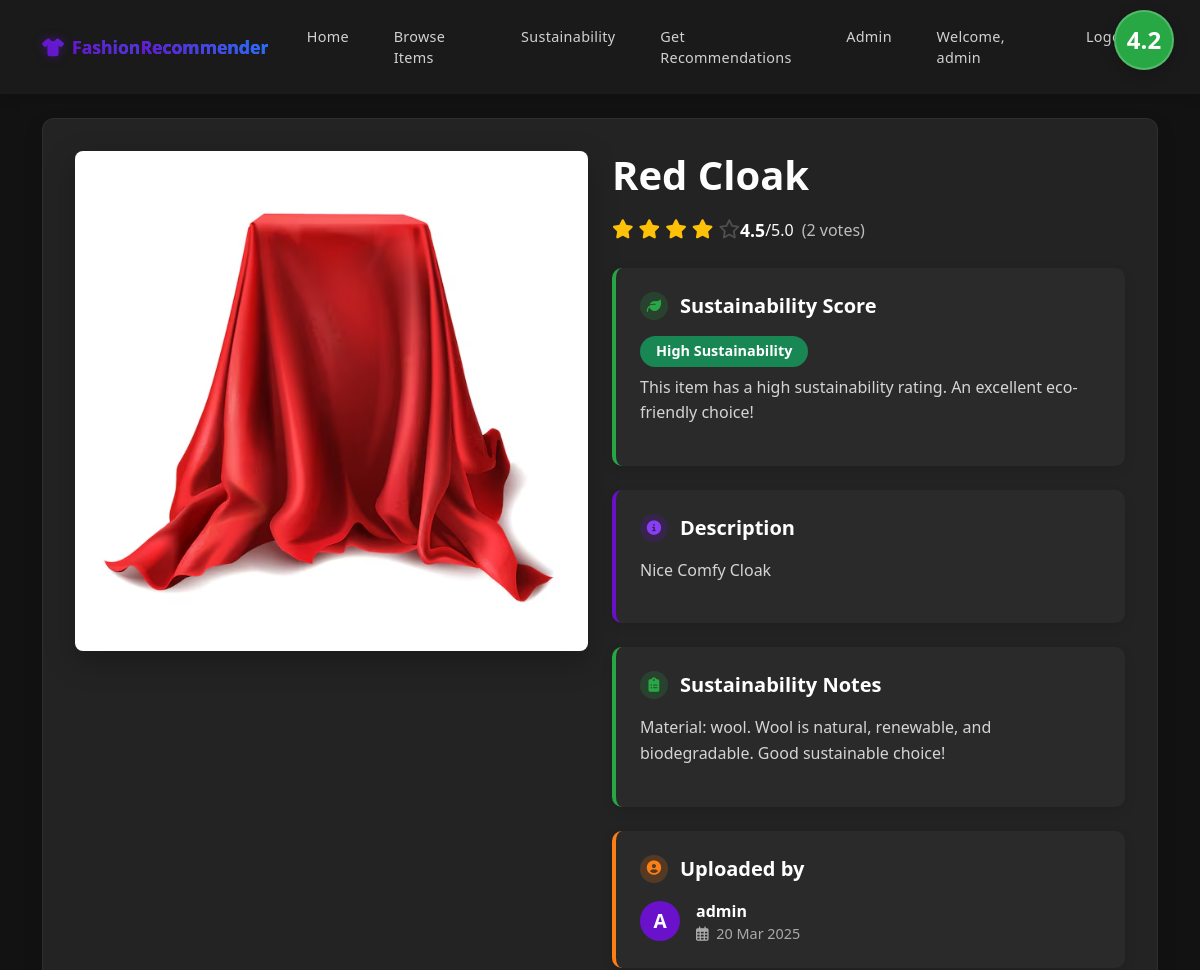
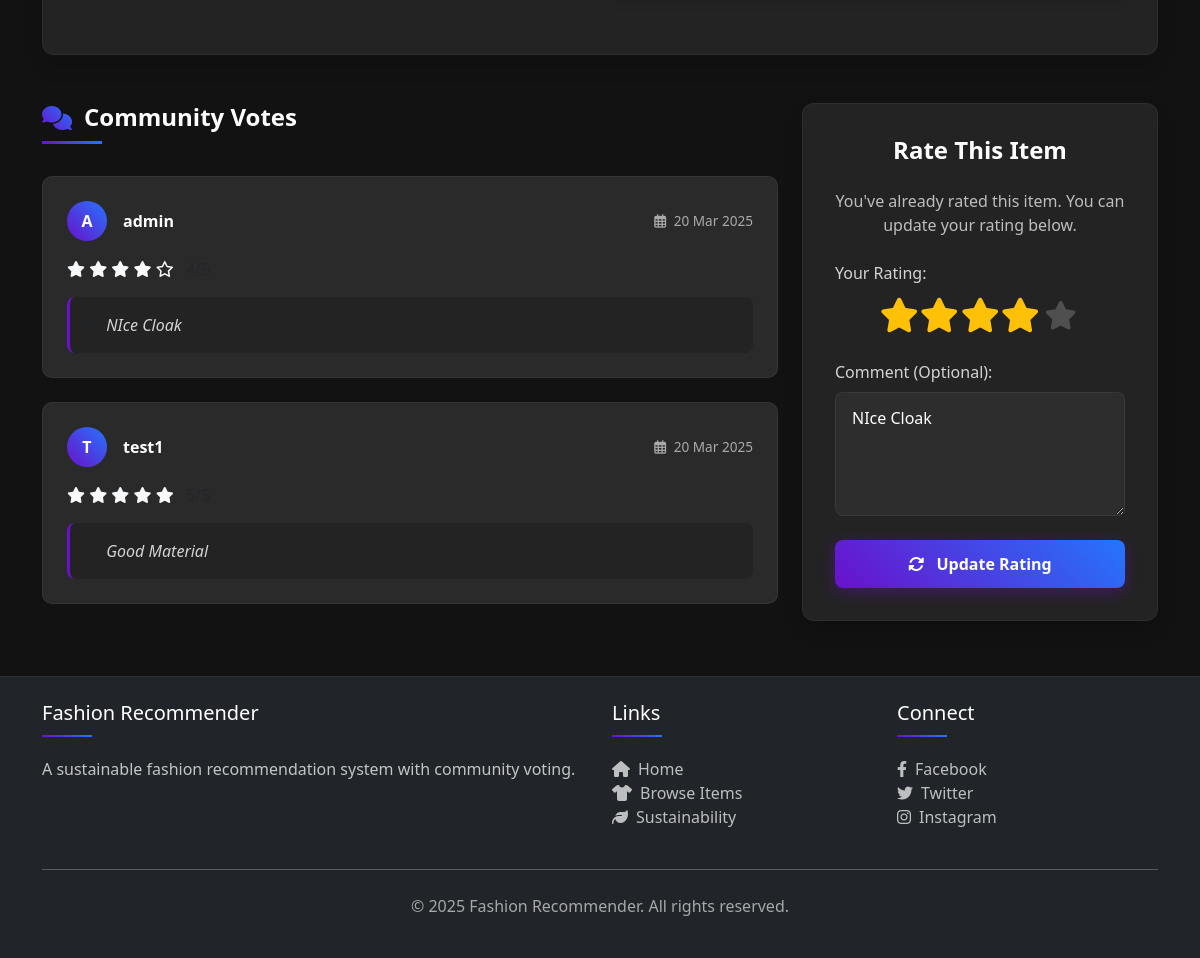
The app's page /item/1 (signed in) with its own data (2 pictures, top to bottom).
### models.py (models this page shows, shortened)
class User(UserMixin, db.Model):
    id = db.Column(db.Integer, primary_key=True)
    username = db.Column(db.String(64), unique=True, nullable=False)
    email = db.Column(db.String(120), unique=True, nullable=False)
    password_hash = db.Column(db.String(128))
    role = db.Column(db.String(20), default=Role.CUSTOMER)  # Default to customer role
    created_at = db.Column(db.DateTime, default=datetime.utcnow)
    items = db.relationship('ClothingItem', backref='owner', lazy='dynamic')
    votes = db.relationship('Vote', backref='voter', lazy='dynamic')
    def is_admin(self):
        return self.role == Role.ADMIN

class ClothingItem(db.Model):
    id = db.Column(db.Integer, primary_key=True)
    name = db.Column(db.String(100), nullable=False)
    description = db.Column(db.Text)
    image_path = db.Column(db.String(255), nullable=False)
    sustainability_score = db.Column(db.Float, default=0.0)
    sustainability_notes = db.Column(db.Text)
    created_at = db.Column(db.DateTime, default=datetime.utcnow)
    user_id = db.Column(db.Integer, db.ForeignKey('user.id'))
    votes = db.relationship('Vote', backref='item', lazy='dynamic')
    def get_vote_score(self):
        votes = self.votes.all()
        if not votes:
            return 0
        return sum(vote.value for vote in votes) / len(votes)

class Vote(db.Model):
    id = db.Column(db.Integer, primary_key=True)
    value = db.Column(db.Integer, nullable=False)  # 1-5 rating
    comment = db.Column(db.Text)
    created_at = db.Column(db.DateTime, default=datetime.utcnow)
    user_id = db.Column(db.Integer, db.ForeignKey('user.id'))
    item_id = db.Column(db.Integer, db.ForeignKey('clothing_item.id'))
    __table_args__ = (
        db.UniqueConstraint('user_id', 'item_id', name='unique_user_item_vote'),
    )
    def __repr__(self):
        return f'<Vote {self.value} by User {self.user_id} for Item {self.item_id}>'

### app_simple.py (the view)
@app.route('/item/<int:item_id>')
def item_details(item_id):
    item = ClothingItem.query.get_or_404(item_id)
    item.image_path = normalize_path(item.image_path)
    user_vote = None
    if current_user.is_authenticated:
        user_vote = Vote.query.filter_by(user_id=current_user.id, item_id=item.id).first()
    return render_template('item_details.html', item=item, user_vote=user_vote)

### templates/item_details.html (shortened to what this page needs)
{% extends "base.html" %}
{% block content %}
<div class="item-details-container">
    <div class="row">
        <div class="col-md-6 mb-4 mb-md-0">
            <div class="item-image-container">
                <img src="{{ url_for('static', filename=item.image_path|normalize_path) }}" alt="{{ item.name }}" class="item-image">
            </div>
        </div>
        <div class="col-md-6">
            <h1 class="item-title">{{ item.name }}</h1>
            <div class="rating-display">
                <div class="rating">
                    {% set score = item.get_vote_score() %}
                    {% for i in range(5) %}
                        {% if i < score|int %}
                        <i class="fas fa-star"></i>
                        {% else %}
                        <i class="far fa-star"></i>
                        {% endif %}
                    {% endfor %}
                </div>
                <span class="vote-score" id="vote-score">{{ score|round(1) }}</span>/5.0
                <span class="vote-count ms-2">(<span id="votes-count">{{ item.votes.count() }}</span> votes)</span>
            </div>
            <div class="info-section sustainability-section">
                <h5 class="section-title"><i class="fas fa-leaf"></i>Sustainability Score</h5>
                <div class="d-flex align-items-center">
                    <div class="sustainability-score score-{{ item.sustainability_score|int }}">
                        {{ item.sustainability_score }}
                    </div>
                    <div>
                        {% if item.sustainability_score < 2.5 %}
                        <span class="badge bg-danger sustainability-badge">Low Sustainability</span>
                        <p class="section-content mt-2">This item has a low sustainability rating. Consider choosing alternatives with higher scores.</p>
                        {% elif item.sustainability_score < 3.5 %}
                        <span class="badge bg-warning text-dark sustainability-badge">Medium Sustainability</span>
                        <p class="section-content mt-2">This item has a moderate sustainability rating. There's room for improvement.</p>
                        {% else %}
                        <span class="badge bg-success sustainability-badge">High Sustainability</span>
                        <p class="section-content mt-2">This item has a high sustainability rating. An excellent eco-friendly choice!</p>
                        {% endif %}
                    </div>
                </div>
            </div>
            {% if item.description %}
            <div class="info-section description-section">
                <h5 class="section-title"><i class="fas fa-info-circle"></i>Description</h5>
                <p class="section-content">{{ item.description }}</p>
            </div>
            {% endif %}
            {% if item.sustainability_notes %}
            <div class="info-section sustainability-section">
                <h5 class="section-title"><i class="fas fa-clipboard-list"></i>Sustainability Notes</h5>
                <p class="section-content">{{ item.sustainability_notes }}</p>
            </div>
            {% endif %}
            <div class="info-section uploader-section">
                <h5 class="section-title"><i class="fas fa-user-circle"></i>Uploaded by</h5>
                <div class="uploader-info">
                    <div class="uploader-avatar">
                        {{ item.owner.username[0]|upper }}
                    </div>
                    <div class="uploader-details">
                        <span class="uploader-name">{{ item.owner.username }}</span>
                        <span class="upload-date">
                            <i class="far fa-calendar-alt me-1"></i> {{ item.created_at.strftime('%d %b %Y') }}
                        </span>
                    </div>
                </div>
            </div>
        </div>
    </div>
</div>
<div class="row community-votes-section">
    <div class="col-md-8">
        <h3 class="section-header"><i class="fas fa-comments"></i>Community Votes</h3>
        {% if item.votes.count() > 0 %}
            {% for vote in item.votes %}
            <div class="vote-card">
                <div class="vote-card-body">
                    <div class="vote-card-header">
                        <div class="voter-info">
                            <div class="voter-avatar">
                                {{ vote.voter.username[0]|upper }}
                            </div>
                            <span class="voter-name">{{ vote.voter.username }}</span>
                        </div>
                        <span class="vote-date">
                            <i class="far fa-calendar-alt me-1"></i> {{ vote.created_at.strftime('%d %b %Y') }}
                        </span>
                    </div>
                    <div class="vote-rating">
                        {% for i in range(5) %}
                            {% if i < vote.value %}
                            <i class="fas fa-star"></i>
                            {% else %}
                            <i class="far fa-star"></i>
                            {% endif %}
                        {% endfor %}
                        <span class="ms-2 text-muted">{{ vote.value }}/5</span>
                    </div>
                    {% if vote.comment %}
                    <div class="vote-comment">
                        <i class="fas fa-quote-left me-2 small text-muted"></i>{{ vote.comment }}
                    </div>
                    {% endif %}
                </div>
            </div>
            {% endfor %}
        {% else %}
            <div class="empty-votes">
                <i class="far fa-comment-dots"></i>
                <h4>No votes yet</h4>
                <p>Be the first to share your opinion about this item!</p>
            </div>
        {% endif %}
    </div>
    <div class="col-md-4">
        {% if current_user.is_authenticated %}
        <div class="rating-form-container">
            <h3 class="rating-form-title">Rate This Item</h3>
            {% if user_vote %}
            <p class="rating-form-subtitle">
                You've already rated this item. You can update your rating below.
            </p>
            {% else %}
            <p class="rating-form-subtitle">
                Share your thoughts about this item with the community.
            </p>
            {% endif %}
            <form method="POST" action="{{ url_for('vote', item_id=item.id) }}" id="ajax-vote-form" data-item-id="{{ item.id }}">
                <div class="mb-4">
                    <label class="form-label">Your Rating:</label>
                    <div class="rating-form">
                        {% for i in range(1, 6) %}
                        <span class="star {% if user_vote and user_vote.value >= i %}active{% endif %}" data-value="{{ i }}">
                            <i class="fas fa-star"></i>
                        </span>
                        {% endfor %}
                    </div>
                </div>
                <div class="mb-4">
                    <label for="comment" class="form-label">Comment (Optional):</label>
                    <textarea class="form-control" id="comment" name="comment" rows="4" placeholder="Share your thoughts about this item...">{{ user_vote.comment if user_vote else '' }}</textarea>
                </div>
                <button type="submit" class="btn btn-primary submit-btn">
                    {% if user_vote %}
                    <i class="fas fa-sync-alt me-2"></i> Update Rating
                    {% else %}
                    <i class="fas fa-paper-plane me-2"></i> Submit Rating
                    {% endif %}
                </button>
            </form>
        </div>
        {% endif %}
    </div>
</div>
{% endblock %}

### templates/base.html (shortened to what this page needs)
<!DOCTYPE html>
<html lang="en">
<head>
    <link href="https://cdn.jsdelivr.net/npm/bootstrap@5.3.0-alpha1/dist/css/bootstrap.min.css" rel="stylesheet">
    <link rel="stylesheet" href="https://cdnjs.cloudflare.com/ajax/libs/font-awesome/6.3.0/css/all.min.css">
    <link rel="stylesheet" href="{{ url_for('static', filename='css/style.css') }}">
</head>
<body>
    <nav class="navbar navbar-expand-lg navbar-dark navbar-compact bg-dark">
        <div class="container">
            <a class="navbar-brand" href="{{ url_for('index') }}">
                <i class="fas fa-tshirt"></i><span class="brand-text">Fashion<span>Recommender</span></span>
            </a>
            <div class="collapse navbar-collapse" id="navbarSupportedContent">
                <ul class="navbar-nav me-auto mb-2 mb-lg-0">
                    <li class="nav-item">
                        <a class="nav-link {% if request.endpoint == 'index' %}active{% endif %}" href="{{ url_for('index') }}">Home</a>
                    </li>
                    <li class="nav-item">
                        <a class="nav-link {% if request.endpoint == 'items' %}active{% endif %}" href="{{ url_for('items') }}">Browse Items</a>
                    </li>
                    <li class="nav-item">
                        <a class="nav-link {% if request.endpoint == 'sustainability' %}active{% endif %}" href="{{ url_for('sustainability') }}">Sustainability</a>
                    </li>
                    <li class="nav-item">
                        <a class="nav-link" href="http://localhost:8501/">Get Recommendations</a>
                    </li>
                    {% if current_user.is_authenticated %}
                    {% if current_user.is_admin() %}
                    <li class="nav-item dropdown">
                        <a class="nav-link dropdown-toggle" href="#" id="adminDropdown" role="button" data-bs-toggle="dropdown" aria-expanded="false">
                            Admin
                        </a>
                    </li>
                    {% endif %}
                    {% endif %}
                </ul>
                <ul class="navbar-nav">
                    {% if current_user.is_authenticated %}
                    <li class="nav-item">
                        <span class="nav-link">Welcome, {{ current_user.username }}</span>
                    </li>
                    <li class="nav-item">
                        <a class="nav-link" href="{{ url_for('logout') }}">Logout</a>
                    </li>
                    {% endif %}
                </ul>
            </div>
        </div>
    </nav>
    <div class="container mt-4">
        {% block content %}{% endblock %}
    </div>
    <footer class="bg-dark text-white mt-5 py-4">
        <div class="container">
            <div class="row">
                <div class="col-md-6">
                    <h5>Fashion Recommender</h5>
                    <p class="text-light opacity-75">A sustainable fashion recommendation system with community voting.</p>
                </div>
                <div class="col-md-3">
                    <h5>Links</h5>
                    <ul class="list-unstyled">
                        <li><a href="{{ url_for('index') }}"><i class="fas fa-home me-2"></i>Home</a></li>
                        <li><a href="{{ url_for('items') }}"><i class="fas fa-tshirt me-2"></i>Browse Items</a></li>
                        <li><a href="{{ url_for('sustainability') }}"><i class="fas fa-leaf me-2"></i>Sustainability</a></li>
                    </ul>
                </div>
                <div class="col-md-3">
                    <h5>Connect</h5>
                    <ul class="list-unstyled">
                        <li><a href="#"><i class="fab fa-facebook-f me-2"></i>Facebook</a></li>
                        <li><a href="#"><i class="fab fa-twitter me-2"></i>Twitter</a></li>
                        <li><a href="#"><i class="fab fa-instagram me-2"></i>Instagram</a></li>
                    </ul>
                </div>
            </div>
            <hr class="my-4 opacity-25">
            <div class="text-center">
                <p>&copy; 2025 Fashion Recommender. All rights reserved.</p>
            </div>
        </div>
    </footer>
</body>
</html>

### records on screen
User: username "admin", owner "A", owner.username "admin"
ClothingItem: image_path (picture), name "Red Cloak", sustainability_score "4.2", description "Nice Comfy Cloak", sustainability_notes "Material: wool. Wool is natural, renewable, and biodegradable. Good sustainable choice!", created_at "20 Mar 2025"
Vote: value 4 (drawn), voter "A", voter.username "admin", created_at "20 Mar 2025", comment "NIce Cloak"
Vote: voter "T", voter.username "test1", created_at "20 Mar 2025", value 5 (drawn), comment "Good Material"

### other values on screen
{{ score|round(1) }} "4.5"
{{ item.votes.count() }} "2"
